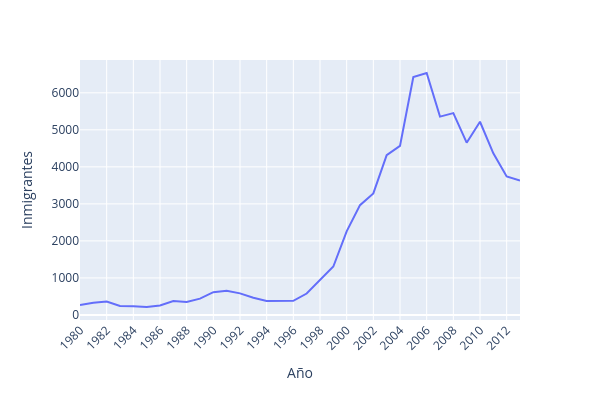

The notebook cell saved with this chart:
### Code cell
fig = px.line(datos_col, x='Año', y='Inmigrantes')
fig.update_layout(width=600, height=400, xaxis={'tickangle': -45})

fig.show()

### Figure 1 — Plotly figure (JSON) as saved in the notebook; plotly's stock layout.template omitted (floating-point values rounded to 4 significant figures)
{"data": [{"hovertemplate": "Año=%{x}<br>Inmigrantes=%{y}<extra></extra>", "legendgroup": "", "line": {"color": "#636efa", "dash": "solid"}, "marker": {"symbol": "circle"}, "mode": "lines", "name": "", "orientation": "v", "showlegend": false, "type": "scatter", "x": ["1980", "1981", "1982", "1983", "1984", "1985", "1986", "1987", "1988", "1989", "1990", "1991", "1992", "1993", "1994", "1995", "1996", "1997", "1998", "1999", "2000", "2001", "2002", "2003", "2004", "2005", "2006", "2007", "2008", "2009", "2010", "2011", "2012", "2013"], "xaxis": "x", "y": [266, 326, 360, 244, 235, 214, 257, 376, 352, 439, 614, 652, 582, 464, 375, 371, 381, 578, 929, 1306, 2259, 2965, 3283, 4318, 4566, 6424, 6535, 5357, 5452, 4652, 5218, 4366, 3741, 3631], "yaxis": "y"}], "layout": {"height": 400, "legend": {"tracegroupgap": 0}, "margin": {"t": 60}, "width": 600, "xaxis": {"anchor": "y", "domain": [0, 1], "tickangle": -45, "title": {"text": "Año"}}, "yaxis": {"anchor": "x", "domain": [0, 1], "title": {"text": "Inmigrantes"}}}}
